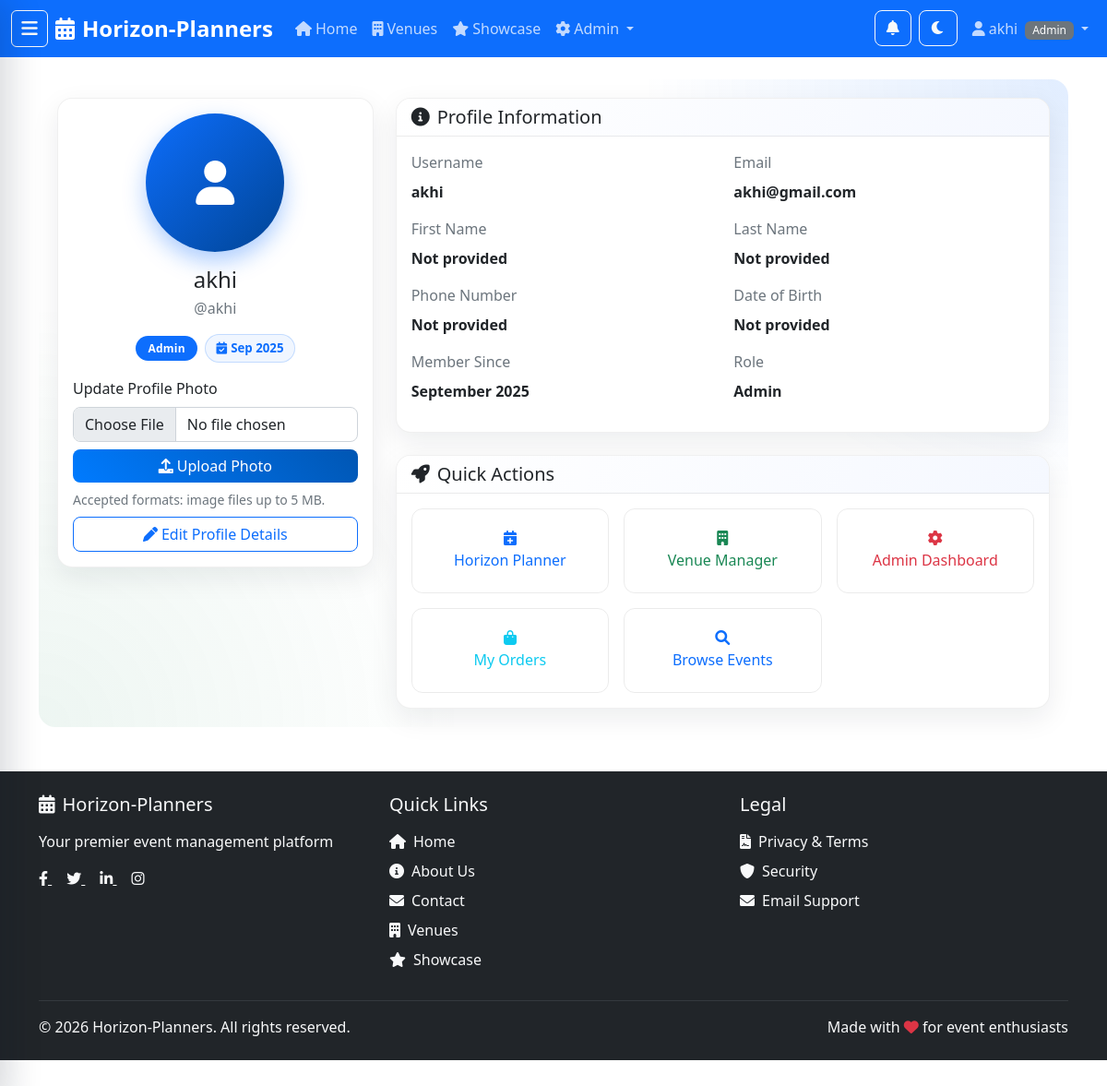
/auth/profile/ (signed in), run on an earlier commit of the app's database.
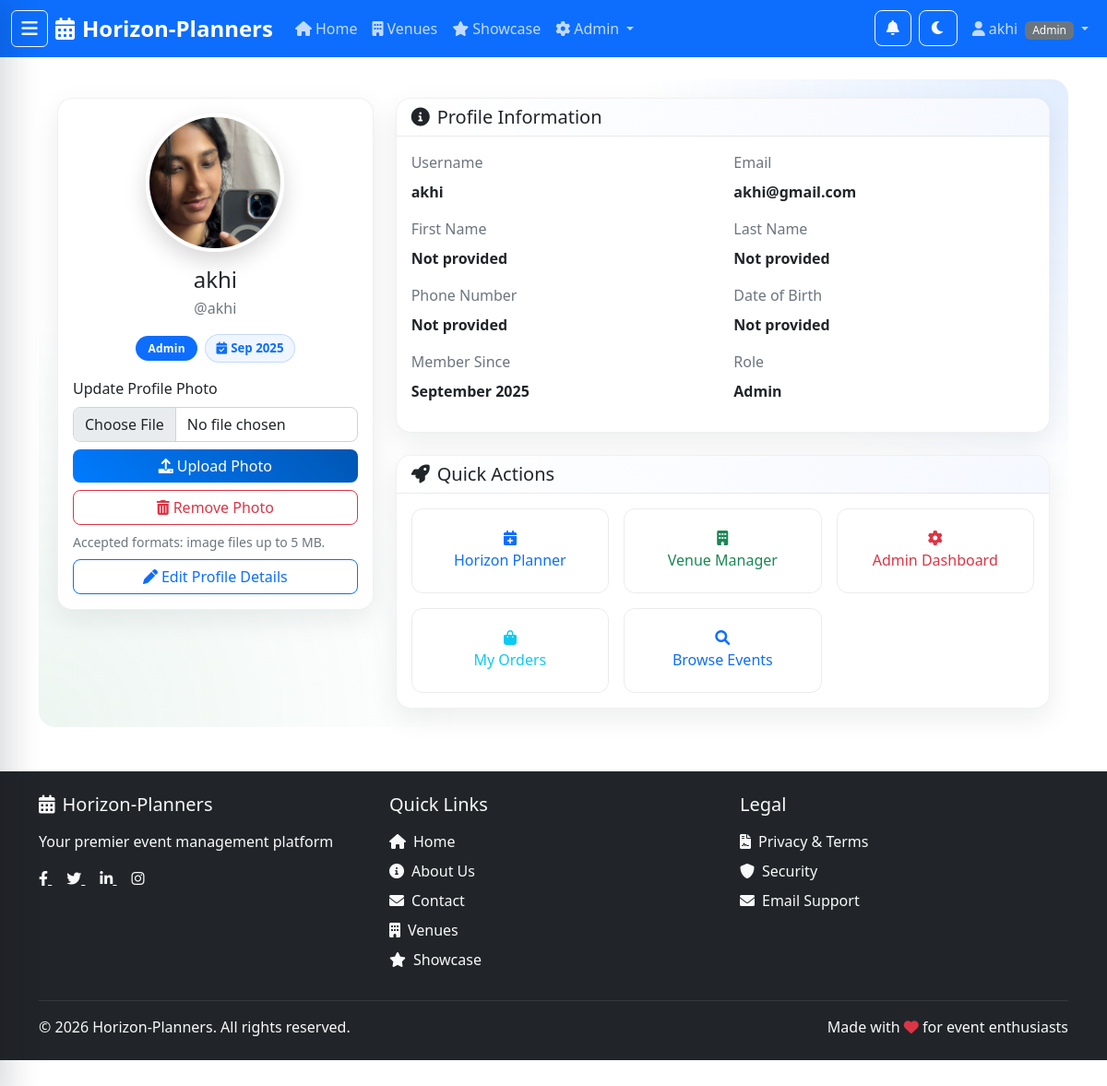
And on a later commit of the database.
### apps/users/models.py (models this page shows, shortened)
class User(AbstractUser):
    class Role(models.TextChoices):
        BASIC = 'basic', 'Basic User'
        HORIZON_PLANNER = 'horizon_planner', 'Horizon Planner'
        VENUE_MANAGER = 'venue_manager', 'Venue Manager'
        ADMIN = 'admin', 'Admin'
    role = models.CharField(
        max_length=20,
        choices=Role.choices,
        default=Role.BASIC,
        help_text='User role determines access permissions'
    )
    phone_number = models.CharField(max_length=20, blank=True, null=True)
    date_of_birth = models.DateField(blank=True, null=True)
    profile_picture = models.ImageField(upload_to='profile_pictures/', blank=True, null=True)
    created_at = models.DateTimeField(auto_now_add=True)
    updated_at = models.DateTimeField(auto_now=True)
    @property
    def is_basic_user(self):
        return self.role == self.Role.BASIC
    @property
    def is_horizon_planner(self):
        return self.role == self.Role.HORIZON_PLANNER
    @property
    def is_venue_manager(self):
        return self.role == self.Role.VENUE_MANAGER
    @property
    def is_admin_user(self):
        return self.role == self.Role.ADMIN or self.is_superuser

### apps/users/views.py (the view, shortened to what this page needs)
# urls.py: path('profile/', views.ProfileView.as_view(), name='profile'),
class ProfileView(LoginRequiredMixin, DetailView):
    model = User
    template_name = 'users/profile.html'
    context_object_name = 'profile_user'
    def get_object(self):
        return self.request.user

### templates/users/profile.html (shortened to what the changed rows need)
{% extends 'base.html' %}
{% load static %}
{% block content %}
<div class="container mt-4 mb-5">
    <div class="profile-shell">
    <div class="row g-4">
        <div class="col-lg-4">
            <div class="card profile-card">
                <div class="card-body text-center">
                    {% if profile_user.profile_picture %}
                        <img src="{{ profile_user.profile_picture.url }}" class="rounded-circle profile-avatar mb-3" alt="Profile Picture">
                    {% else %}
                        <div class="profile-avatar-fallback mb-3">
                            <i class="fas fa-user fa-3x text-white"></i>
                        </div>
                    {% endif %}
                    <h4 class="mb-1">{{ profile_user.get_full_name|default:profile_user.username }}</h4>
                    <p class="text-muted">@{{ profile_user.username }}</p>
                    <div class="d-flex align-items-center justify-content-center gap-2 flex-wrap mb-3">
                        <span class="badge bg-primary role-pill">{{ profile_user.get_role_display }}</span>
                        <span class="stat-chip"><i class="fas fa-calendar-check me-1"></i>{{ profile_user.date_joined|date:"M Y" }}</span>
                    </div>
                    <form method="post" enctype="multipart/form-data" class="text-start mt-3 mb-2">
                        <label for="profilePictureInput" class="form-label fw-semibold">Update Profile Photo</label>
                        <input type="file" id="profilePictureInput" name="profile_picture" accept="image/*" class="form-control mb-2">
                        <div class="d-grid gap-2">
                            <button type="submit" class="btn btn-primary">
                                <i class="fas fa-upload me-1"></i>Upload Photo
                            </button>
                            {% if profile_user.profile_picture %}
                                <button type="submit" name="remove_profile_picture" value="1" class="btn btn-outline-danger">
                                    <i class="fas fa-trash-alt me-1"></i>Remove Photo
                                </button>
                            {% endif %}
                        </div>
                        <small class="text-muted d-block mt-2">Accepted formats: image files up to 5 MB.</small>
                    </form>
                    <div class="d-grid">
                        <a href="{% url 'users:profile_edit' %}" class="btn btn-outline-primary">
                        </a>
                    </div>
                </div>
            </div>
        </div>
        <div class="col-lg-8">
            <div class="card profile-card mb-4">
                <div class="card-body">
                    <div class="row">
                        <div class="col-md-6">
                            <div class="mb-3">
                                <label class="form-label text-muted">Username</label>
                                <p class="fw-bold">{{ profile_user.username }}</p>
                            </div>
                        </div>
                        <div class="col-md-6">
                            <div class="mb-3">
                                <label class="form-label text-muted">Email</label>
                                <p class="fw-bold">{{ profile_user.email }}</p>
                            </div>
                        </div>
                        <div class="col-md-6">
                            <div class="mb-3">
                                <label class="form-label text-muted">First Name</label>
                                <p class="fw-bold">{{ profile_user.first_name|default:"Not provided" }}</p>
                            </div>
                        </div>
                        <div class="col-md-6">
                            <div class="mb-3">
                                <label class="form-label text-muted">Last Name</label>
                                <p class="fw-bold">{{ profile_user.last_name|default:"Not provided" }}</p>
                            </div>
                        </div>
                        <div class="col-md-6">
                            <div class="mb-3">
                                <label class="form-label text-muted">Phone Number</label>
                                <p class="fw-bold">{{ profile_user.phone_number|default:"Not provided" }}</p>
                            </div>
                        </div>
                        <div class="col-md-6">
                            <div class="mb-3">
                                <label class="form-label text-muted">Date of Birth</label>
                                <p class="fw-bold">{{ profile_user.date_of_birth|default:"Not provided" }}</p>
                            </div>
                        </div>
                        <div class="col-md-6">
                            <div class="mb-3">
                                <label class="form-label text-muted">Member Since</label>
                                <p class="fw-bold">{{ profile_user.date_joined|date:"F Y" }}</p>
                            </div>
                        </div>
                        <div class="col-md-6">
                            <div class="mb-3">
                                <label class="form-label text-muted">Role</label>
                                <p class="fw-bold">{{ profile_user.get_role_display }}</p>
                            </div>
                        </div>
                    </div>
                </div>
            </div>
        </div>
    </div>
    </div>
</div>
{% endblock %}

### templates/base.html (shortened to what the changed rows need)
<!DOCTYPE html>
<html lang="en">
<head>
    <link href="https://cdn.jsdelivr.net/npm/bootstrap@5.1.3/dist/css/bootstrap.min.css" rel="stylesheet">
    <link rel="stylesheet" href="https://cdnjs.cloudflare.com/ajax/libs/font-awesome/6.0.0/css/all.min.css">
    {% load static %}
    <link rel="stylesheet" href="{% static 'css/style.css' %}">
</head>
<body>
    <nav class="navbar navbar-expand-lg navbar-dark bg-primary">
        <div class="container-fluid">
            <div class="collapse navbar-collapse" id="navbarNav">
                <ul class="navbar-nav">
                    {% if user.is_authenticated %}
                        <li class="nav-item dropdown">
                            <a class="nav-link dropdown-toggle" href="#" data-bs-toggle="dropdown">
                                <i class="fas fa-user me-1"></i>{{ user.username }}
                                <span class="badge bg-secondary ms-1">{{ user.get_role_display }}</span>
                            </a>
                        </li>
                    {% endif %}
                </ul>
            </div>
        </div>
    </nav>
    <main>
        {% block content %}{% endblock %}
    </main>
</body>
</html>

What changed in the data, as far as the page shows it:
changed User "akhi": profile_picture: picture added
Also different on the page:
text now shown: "Remove Photo"
